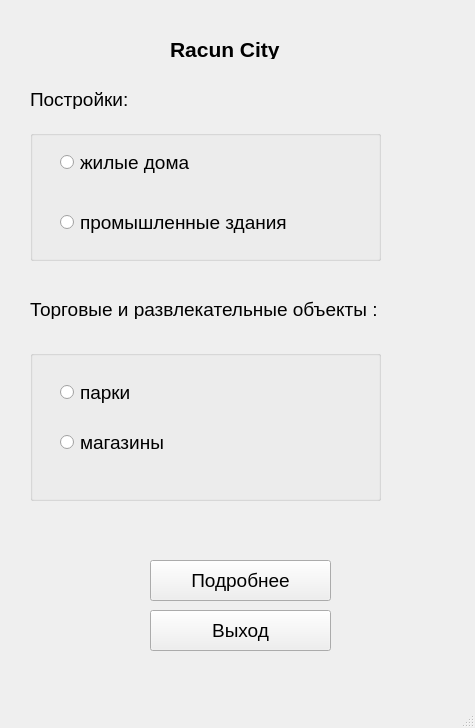
<?xml version="1.0" encoding="UTF-8"?>
<ui version="4.0">
 <class>MainWindow</class>
 <widget class="QMainWindow" name="MainWindow">
  <property name="geometry">
   <rect>
    <x>0</x>
    <y>0</y>
    <width>475</width>
    <height>728</height>
   </rect>
  </property>
  <property name="windowTitle">
   <string>Racun City</string>
  </property>
  <property name="windowIcon">
   <iconset>
    <normaloff>../../../../../Downloads/building(2).png</normaloff>../../../../../Downloads/building(2).png</iconset>
  </property>
  <widget class="QWidget" name="centralwidget">
   <widget class="QLabel" name="label">
    <property name="geometry">
     <rect>
      <x>170</x>
      <y>40</y>
      <width>121</width>
      <height>19</height>
     </rect>
    </property>
    <property name="font">
     <font>
      <pointsize>16</pointsize>
      <bold>true</bold>
     </font>
    </property>
    <property name="text">
     <string>Racun City</string>
    </property>
   </widget>
   <widget class="QLabel" name="label_2">
    <property name="geometry">
     <rect>
      <x>30</x>
      <y>90</y>
      <width>121</width>
      <height>19</height>
     </rect>
    </property>
    <property name="font">
     <font>
      <pointsize>14</pointsize>
      <bold>false</bold>
     </font>
    </property>
    <property name="text">
     <string>Постройки:</string>
    </property>
   </widget>
   <widget class="QLabel" name="label_3">
    <property name="geometry">
     <rect>
      <x>30</x>
      <y>300</y>
      <width>381</width>
      <height>19</height>
     </rect>
    </property>
    <property name="font">
     <font>
      <pointsize>14</pointsize>
      <bold>false</bold>
     </font>
    </property>
    <property name="text">
     <string>Торговые и развлекательные объекты :</string>
    </property>
   </widget>
   <widget class="QRadioButton" name="radioButton_3">
    <property name="geometry">
     <rect>
      <x>60</x>
      <y>380</y>
      <width>110</width>
      <height>24</height>
     </rect>
    </property>
    <property name="font">
     <font>
      <pointsize>14</pointsize>
     </font>
    </property>
    <property name="text">
     <string>парки</string>
    </property>
   </widget>
   <widget class="QRadioButton" name="radioButton_4">
    <property name="geometry">
     <rect>
      <x>60</x>
      <y>430</y>
      <width>110</width>
      <height>24</height>
     </rect>
    </property>
    <property name="font">
     <font>
      <pointsize>14</pointsize>
     </font>
    </property>
    <property name="text">
     <string>магазины</string>
    </property>
   </widget>
   <widget class="QPushButton" name="pushButton">
    <property name="geometry">
     <rect>
      <x>150</x>
      <y>610</y>
      <width>181</width>
      <height>41</height>
     </rect>
    </property>
    <property name="font">
     <font>
      <pointsize>14</pointsize>
     </font>
    </property>
    <property name="text">
     <string>Выход</string>
    </property>
   </widget>
   <widget class="QGroupBox" name="groupBox_3">
    <property name="geometry">
     <rect>
      <x>30</x>
      <y>350</y>
      <width>351</width>
      <height>151</height>
     </rect>
    </property>
    <property name="title">
     <string/>
    </property>
   </widget>
   <widget class="QGroupBox" name="groupBox">
    <property name="geometry">
     <rect>
      <x>30</x>
      <y>130</y>
      <width>351</width>
      <height>131</height>
     </rect>
    </property>
    <property name="title">
     <string/>
    </property>
   </widget>
   <widget class="QRadioButton" name="radioButton_2">
    <property name="geometry">
     <rect>
      <x>60</x>
      <y>210</y>
      <width>251</width>
      <height>24</height>
     </rect>
    </property>
    <property name="font">
     <font>
      <pointsize>14</pointsize>
     </font>
    </property>
    <property name="text">
     <string>промышленные здания</string>
    </property>
   </widget>
   <widget class="QRadioButton" name="radioButton">
    <property name="geometry">
     <rect>
      <x>60</x>
      <y>150</y>
      <width>221</width>
      <height>24</height>
     </rect>
    </property>
    <property name="font">
     <font>
      <pointsize>14</pointsize>
     </font>
    </property>
    <property name="text">
     <string>жилые дома</string>
    </property>
   </widget>
   <widget class="QPushButton" name="pushButton_2">
    <property name="geometry">
     <rect>
      <x>150</x>
      <y>560</y>
      <width>181</width>
      <height>41</height>
     </rect>
    </property>
    <property name="font">
     <font>
      <pointsize>14</pointsize>
     </font>
    </property>
    <property name="text">
     <string>Подробнее</string>
    </property>
   </widget>
   <zorder>groupBox_3</zorder>
   <zorder>label</zorder>
   <zorder>label_2</zorder>
   <zorder>label_3</zorder>
   <zorder>radioButton_3</zorder>
   <zorder>radioButton_4</zorder>
   <zorder>pushButton</zorder>
   <zorder>groupBox</zorder>
   <zorder>radioButton_2</zorder>
   <zorder>radioButton</zorder>
   <zorder>pushButton_2</zorder>
  </widget>
  <widget class="QMenuBar" name="menubar">
   <property name="geometry">
    <rect>
     <x>0</x>
     <y>0</y>
     <width>475</width>
     <height>24</height>
    </rect>
   </property>
  </widget>
  <widget class="QStatusBar" name="statusbar"/>
 </widget>
 <resources/>
 <connections>
  <connection>
   <sender>pushButton</sender>
   <signal>clicked()</signal>
   <receiver>MainWindow</receiver>
   <slot>close()</slot>
   <hints>
    <hint type="sourcelabel">
     <x>240</x>
     <y>564</y>
    </hint>
    <hint type="destinationlabel">
     <x>237</x>
     <y>314</y>
    </hint>
   </hints>
  </connection>
 </connections>
</ui>
